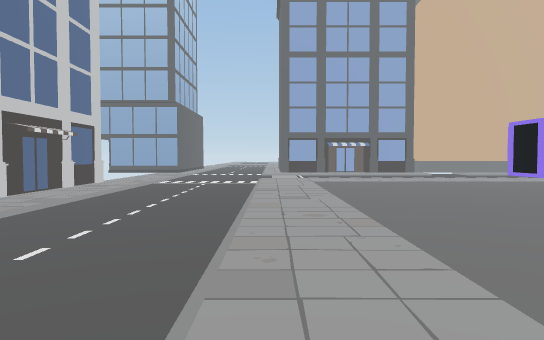
view 1 (above)

18 first-person views from a walk through a 3-D level made in the Unity game engine. The camera is 1.4 m above the floor, tilts 2° down and sees 70° across. The floor is counted in squares, 2 m on a side. Each view is taken from the middle of a square. On the plan, view 1 faces up. The plan holds only what a view shows up to about 11 squares ahead; the rest is blank. The place goes on beyond the plan. Some animated figures are not drawn. Door leaves are left out, so doorways stand open. Some surface patterns are stand-ins.

view 2
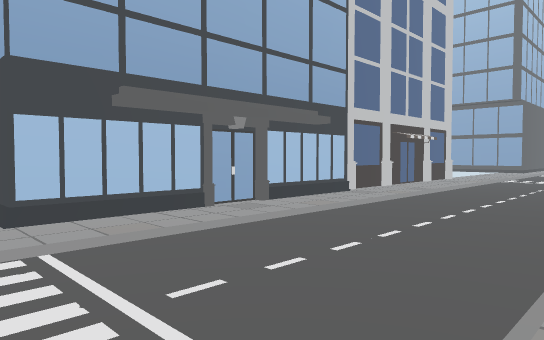

view 3
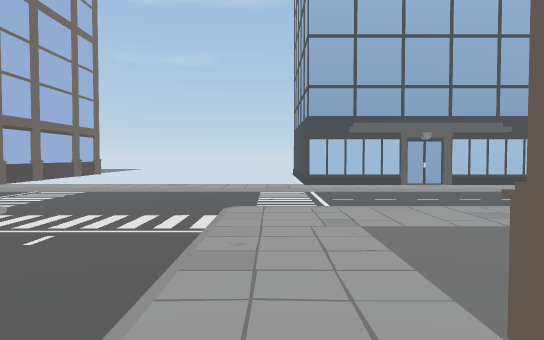

view 4
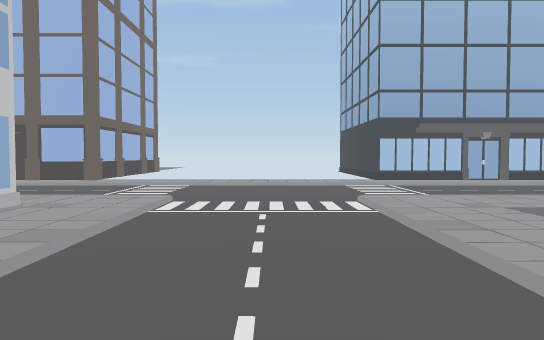

view 5
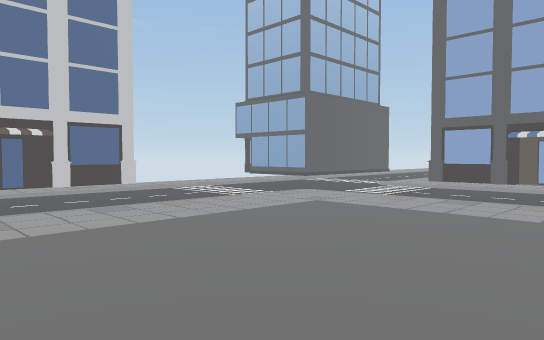

view 6
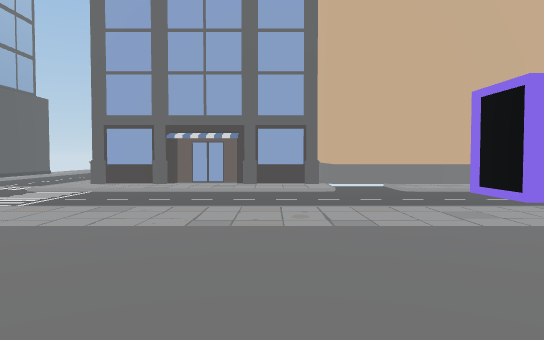

view 7
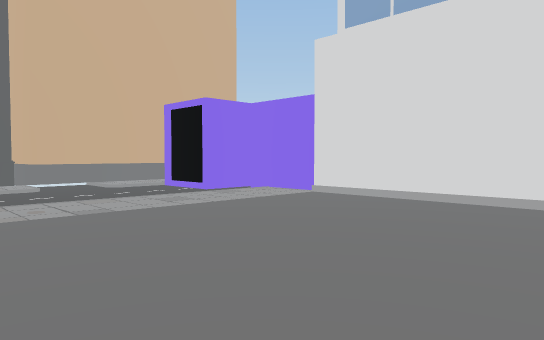

view 8
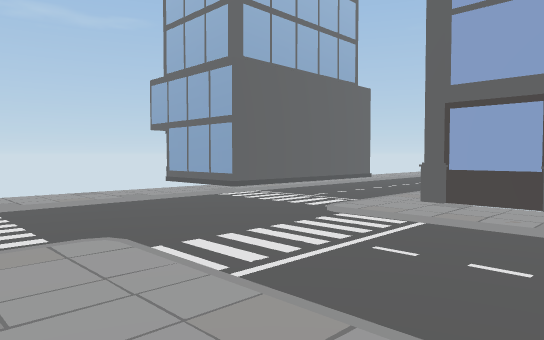

view 9
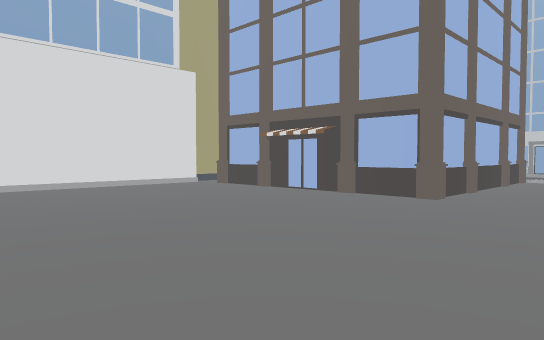

view 10
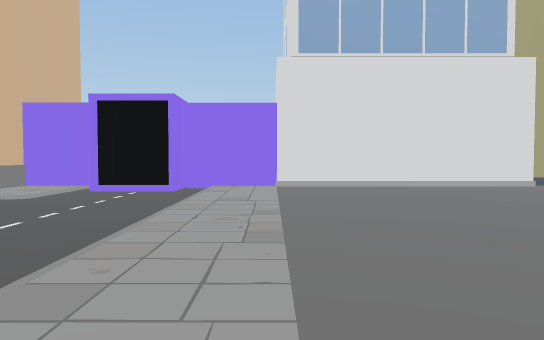

view 11
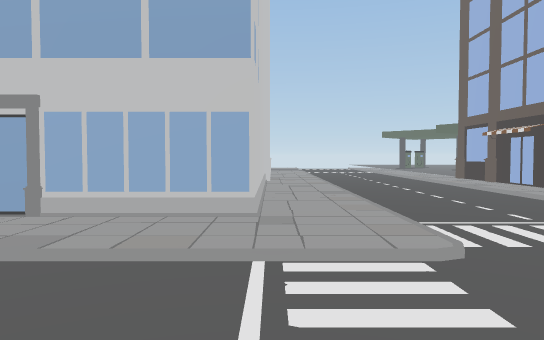

view 12
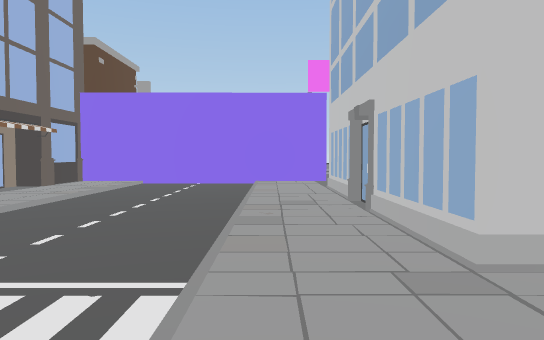

view 13
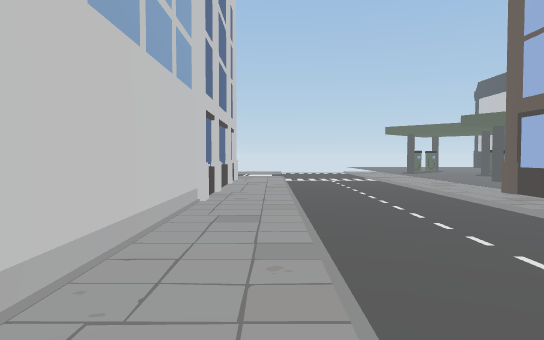

view 14
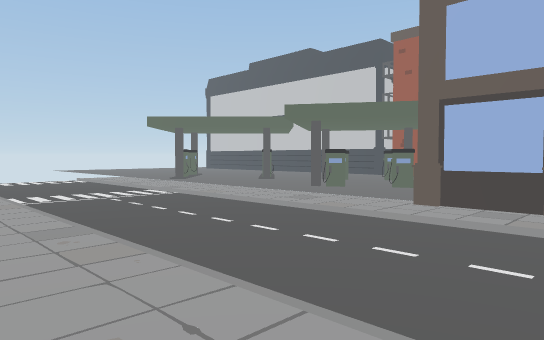

view 15
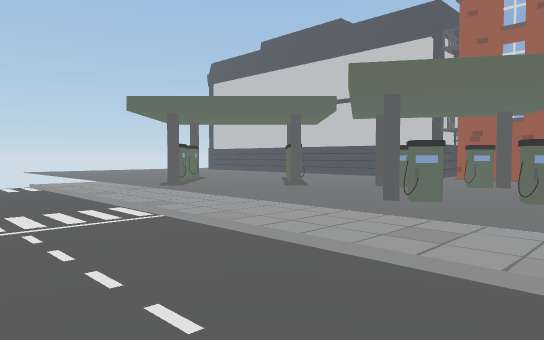

view 16
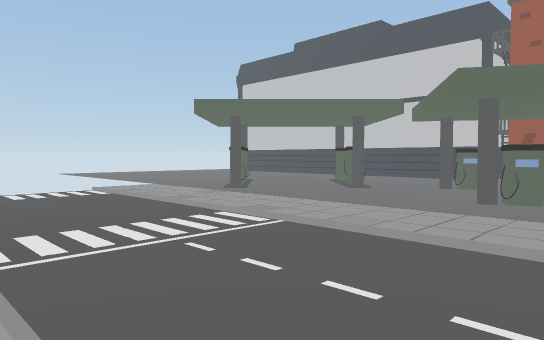

view 17
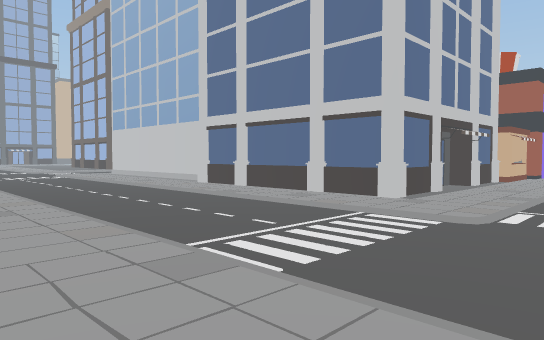

view 18
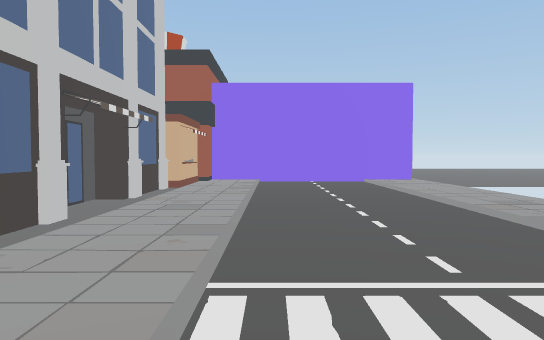

### Floor plan
Key: @ floor where view 1 was taken; # wall or solid block; x gap in a wall; . floor; / step, stairs or slope; O other object.
Columns run from 13 left of view 1 to 10 right of it. Each row starts with its distance up from view 1.
 19          #...       #
 18          #.... #### #
 17         ##....##OO#O####
 16          ............/.#
 15          ..............#
 14          .............##
 13          .............##
 12          ..............#
 11         O..............#
 10         O..............#
  9         O..............#
  8         O..............#
  7         O..............#
  6         O..............#
  5         O.............O#
  4         O........##
  3         O........#
  2         O........#
  1         O........#
  0         O....@...#  ##
 -1        O#........# ..##
 -2          .............#
 -3          .............#
 -4          .............#
 -5          .............#
 -6          .............#
 -7          .......##O...#
 -8          ......
 -9        #O......
-10        ##......
-11         #......
-12         #......
-13         #.....O
-14         #......
-15        .......O
-16       #........
-17   ....x.......O
-18   ....#.......#  ## OO
-19 O...#.........O.O.O.OO##
-20   .....................#
-21   ...#.................#
-22    .#..................#
-23     ...#..... .........#
-24      .#......   .......#
-25       .......    .......
-26        ..            ...
-27                      ...
-28                       ..

Where each view was taken, in squares from view 1:
view 1: 0 up, 0 right, facing up
view 2: 2 down, 0 right, facing up-left
view 3: 2 down, 5 right, facing left
view 4: 4 down, 6 right, facing left
view 5: 6 up, 5 right, facing up-left
view 6: 7 up, 5 right, facing up
view 7: 6 up, 4 right, facing up-right
view 8: 11 up, 3 right, facing up-left
view 9: 11 up, 1 right, facing down-right
view 10: 11 up, 1 right, facing right
view 11: 3 down, 1 right, facing down
view 12: 6 down, 1 left, facing right
view 13: 7 down, 0 right, facing down
view 14: 12 down, 1 right, facing down-left
view 15: 15 down, 1 left, facing down-left
view 16: 16 down, 0 right, facing down-left
view 17: 22 down, 5 left, facing up-right
view 18: 21 down, 1 left, facing right
